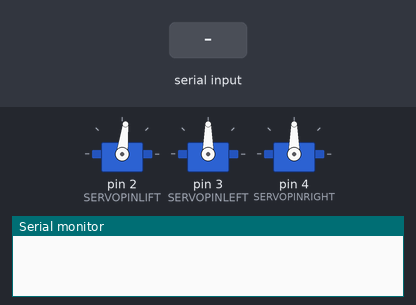
A sketch run on a simulated Arduino Uno, built with avr-gcc and run on an emulated ATmega328P. On the bench: 3 × servo, the last lines printed to the serial monitor. Inputs (shaded band) come from the test bench.

Above: at 2.2 s.
2.3 s: "0" received over Serial
At 4.4 s:
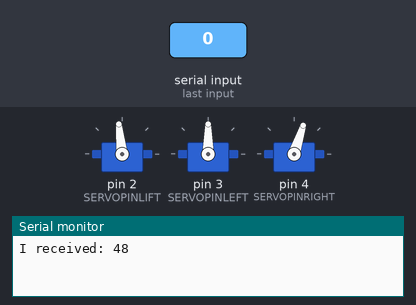
5.3 s: byte 54 (54) received over Serial
At 8.0 s:
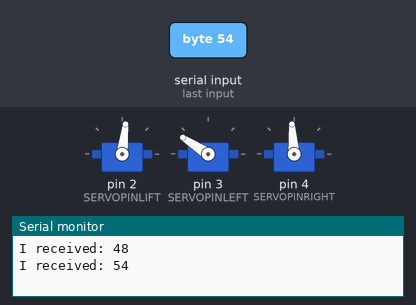
8.3 s: byte 55 (55) received over Serial
At 11.0 s:
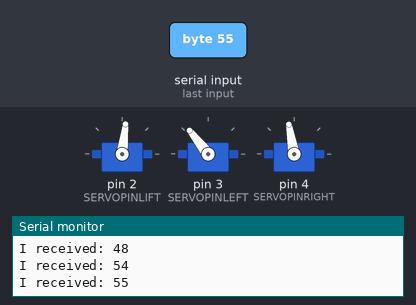
11.3 s: "1" received over Serial
At 13.0 s:
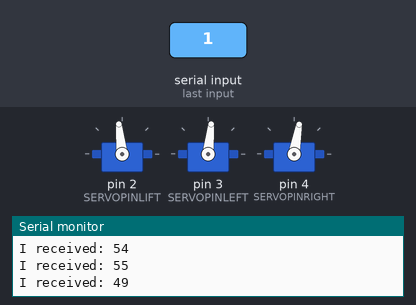
14.3 s: "2" received over Serial
At 17.0 s:
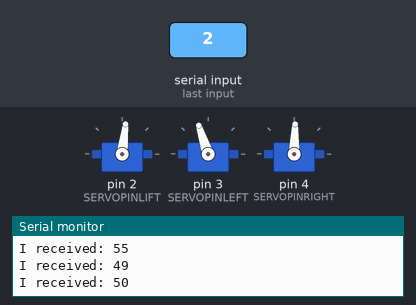
17.3 s: "3" received over Serial
At 18.8 s:
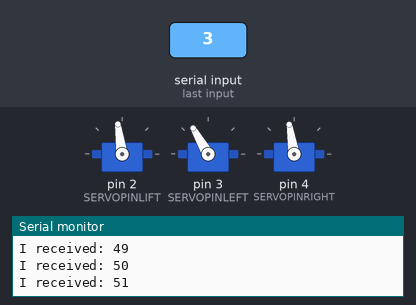
Timing chart, 0 to 20.5 s (numbered marks = the images above; inputs shaded):
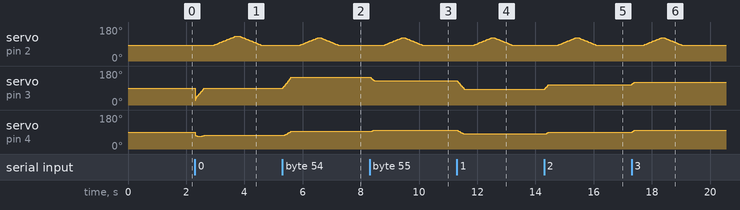

Measured:
- after the input at 2.3 s, servo on pin 2 (SERVOPINLIFT): rises from 83° to 132° in 0.74 s, then falls to 83° in 0.89 s
- after the input at 5.3 s, servo on pin 2 (SERVOPINLIFT): rises from 83° to 122° in 0.59 s, then falls to 83° in 0.73 s; servo on pin 3 (SERVOPINLEFT): moves from 90° to 147° over 0.28 s, starting at once; servo on pin 4 (SERVOPINRIGHT): moves from 72° to 94° over 0.25 s, starting at once
- after the input at 8.3 s, servo on pin 2 (SERVOPINLIFT): rises from 83° to 122° in 0.59 s, then falls to 83° in 0.73 s; servo on pin 3 (SERVOPINLEFT): 147° → 128° at once; servo on pin 4 (SERVOPINRIGHT): 94° → 100° after 0.06 s
- after the input at 11.3 s, servo on pin 2 (SERVOPINLIFT): rises from 83° to 122° in 0.59 s, then falls to 83° in 0.73 s; servo on pin 3 (SERVOPINLEFT): moves from 128° to 84° over 0.25 s, starting at once; servo on pin 4 (SERVOPINRIGHT): moves from 100° to 80° over 0.23 s, starting at once
- after the input at 14.3 s, servo on pin 2 (SERVOPINLIFT): rises from 83° to 122° in 0.59 s, then falls to 83° in 0.73 s; servo on pin 3 (SERVOPINLEFT): 84° → 108° at once; servo on pin 4 (SERVOPINRIGHT): 80° → 88° at once
- after the input at 17.3 s, servo on pin 2 (SERVOPINLIFT): rises from 83° to 122° in 0.59 s, then falls to 83° in 0.73 s; servo on pin 3 (SERVOPINLEFT): 108° → 120° at once; servo on pin 4 (SERVOPINRIGHT): 88° → 99° at once

The sketch:

walle.ino
```cpp
//淘宝『有名称的店铺』https://somebodys.taobao.com/
//更新日期 2019/07/13

//视频教程：小贱钟的安装程序 https://www.bilibili.com/video/BV1Et411J7vD/
//最新制作了web版编译器的使用教程视频，还有更多视频内容正在上传请关注我们的B站 https://space.bilibili.com/30602531

//https://create.arduino.cc/editor/wjd76/30f046de-337f-45ae-ba1e-f39a50179be3/preview
//最新增加了一个可以写字母的程序，高手可以研究。

//如果需要运行调试摆臂的程序，打开此代码，如果需要运行主程序，请注释掉下一行代码↓↓↓↓↓↓↓
//#define CALIBRATION
//不知道define如何使用的，请继续运行此程序。
//↓↓↓↓↓↓↓  调试成功后，将以下代码复制到主程序   ↓↓↓↓↓↓↓

//1.先调节0、180度的位置。调节到位后，再调节90度位置
//左右悬臂舵机的 0或180度位置,，数字增加，左侧舵机逆时针调整，右侧舵机顺时针调整
//【此数值可能需要调节】
#define SERVOLEFTNULL 2050  //数值减小，顺时针旋转，加大则逆时针旋转
//【此数值可能需要调节】
#define SERVORIGHTNULL 975  //数值减小，顺时针旋转，加大则逆时针旋转

//2.调节到位0、180，再调节下面参数
//左右悬臂舵机的90度位置,，数字增加，左侧舵机顺时针调整，右侧舵机逆时针调整
//【此数值可能需要调节】
#define SERVOFAKTORLEFT 650 //数值加大，顺时针旋转，减小则逆时针旋转
//【此数值可能需要调节】
#define SERVOFAKTORRIGHT 650  //数值减小，顺时针旋转，加大则逆时针旋转


//升举抬臂舵机的3个角度
//【此数值可能需要调节】
#define LIFT0 1900  //落笔写字 on drawing surface
#define LIFT1 1800  //写字时抬臂动作 between numbers
#define LIFT2 1400  //高抬笔架  going towards sweeper
//【此数值可能需要调节】

//
//↑↑↑↑↑↑↑↑↑↑↑↑调试成功后，将以上代码复制到主程序 ↑↑↑↑↑↑↑↑↑↑↑↑
//

//三只舵机的接口
#define SERVOPINLIFT  2 //抬臂舵机
#define SERVOPINLEFT  3 //左臂舵机
#define SERVOPINRIGHT 4 //右臂舵机

//速度  数字越小越慢，太快了容易抖 1000~2000
#define LIFTSPEED 1500

//悬臂的长度，根据图纸测量，无需改变
#define L1 35
#define L2 57.2
#define L3 14.2

//左右舵机轴心的位置，根据图纸测量，无需改变
#define O1X 22
#define O1Y -25
#define O2X 47
#define O2Y -25


#include <Servo.h>

int servoLift = LIFT2;

Servo servo1;  //
Servo servo2;  //
Servo servo3;  //

volatile double lastX = 75;
volatile double lastY = 47.5;

int last_min = 0;

int incomingByte = 0;

void setup()
{

  lift(2);
  servo1.attach(SERVOPINLIFT);  //初始化抬臂舵机  lifting servo
  servo2.attach(SERVOPINLEFT);  //初始化左臂舵机  left servo
  servo3.attach(SERVOPINRIGHT); //初始化右臂舵机  right servo
  delay(1000);
  Serial.begin(9600);

}

void loop()
{

    // send data only when you receive data:
  if (Serial.available() > 0) {
    // read the incoming byte:
    incomingByte = Serial.read();

    // say what you got:
    Serial.print("I received: ");
    Serial.println(incomingByte, DEC);
    if (incomingByte == 48) {
      press(50, 30, 0); // 0 login next
    } else if (incomingByte == 49) {
      press(49, 38, 1); // 1 forgot
    } else if (incomingByte == 50) {
      press(38, 30, 1); // 2 forgot next
    } else if (incomingByte == 51) {
      press(30, 30, 1); // 3 authflow next
    } else if (incomingByte == 52) {
      press(10, 30, 1); // 4 agree and continue
    } else if (incomingByte == 53) {
      press(11, 43, 0); // 5 passport
    } else if (incomingByte == 54) {
      press(32, 10, 1); // 6 permission
    } else if (incomingByte == 55) {
      press(28, 26, 1); // 7 manual
    }

  }

  // Serial.println("hello from arduino!");
  // delay(1000);
    // lift(2);//高抬笔架
	  // delay(1000);

    // //cal 1
    // press(2, 46, 0);
    // //cal 2
    // press(4, 34, 0);
    // //cal 3
    // press(6, 20, 1);

    // //cal 4
    // press(20, 50, 0);
    // //cal 5
    // press(20, 34, 0);
    // //cal 6
    // press(20, 20, 1);

    // //cal 7
    // press(34, 48, 0);
    // //cal 8
    // press(34, 32, 0);
    // //cal 9
    // press(34, 18, 1);

    // //cal c
    // press(48, 50, 0);

}

void press(float x, float y, float z) {
    drawTo(x, y);
	  delay(300);

    lift(z);//高抬笔架
	  delay(100);

    lift(2);//高抬笔架
	  delay(300);
}

////下面内容请参考主程序注释说明


// Writing numeral with bx by being the bottom left originpoint. Scale 1 equals a 20 mm high font.
// The structure follows this principle: move to first startpoint of the numeral, lift down, draw numeral, lift up
void number(float bx, float by, int num, float scale) {

  switch (num) {

  case 0:
    drawTo(bx + 12 * scale, by + 6 * scale);
    lift(0);
    bogenGZS(bx + 7 * scale, by + 10 * scale, 10 * scale, -0.8, 6.7, 0.5);
    lift(1);
    break;
  case 1:

    drawTo(bx + 3 * scale, by + 15 * scale);
    lift(0);
    drawTo(bx + 10 * scale, by + 20 * scale);
    drawTo(bx + 10 * scale, by + 0 * scale);
    lift(1);
    break;
  case 2:
    drawTo(bx + 2 * scale, by + 12 * scale);
    lift(0);
    bogenUZS(bx + 8 * scale, by + 14 * scale, 6 * scale, 3, -0.8, 1);
    drawTo(bx + 1 * scale, by + 0 * scale);
    drawTo(bx + 12 * scale, by + 0 * scale);
    lift(1);
    break;
  case 3:
    drawTo(bx + 2 * scale, by + 17 * scale);
    lift(0);
    bogenUZS(bx + 5 * scale, by + 15 * scale, 5 * scale, 3, -2, 1);
    bogenUZS(bx + 5 * scale, by + 5 * scale, 5 * scale, 1.57, -3, 1);
    lift(1);
    break;
  case 4:
    drawTo(bx + 10 * scale, by + 0 * scale);
    lift(0);
    drawTo(bx + 10 * scale, by + 20 * scale);
    drawTo(bx + 2 * scale, by + 6 * scale);
    drawTo(bx + 12 * scale, by + 6 * scale);
    lift(1);
    break;
  case 5:
    drawTo(bx + 2 * scale, by + 5 * scale);
    lift(0);
    bogenGZS(bx + 5 * scale, by + 6 * scale, 6 * scale, -2.5, 2, 1);
    drawTo(bx + 5 * scale, by + 20 * scale);
    drawTo(bx + 12 * scale, by + 20 * scale);
    lift(1);
    break;
  case 6:
    drawTo(bx + 2 * scale, by + 10 * scale);
    lift(0);
    bogenUZS(bx + 7 * scale, by + 6 * scale, 6 * scale, 2, -4.4, 1);
    drawTo(bx + 11 * scale, by + 20 * scale);
    lift(1);
    break;
  case 7:
    drawTo(bx + 2 * scale, by + 20 * scale);
    lift(0);
    drawTo(bx + 12 * scale, by + 20 * scale);
    drawTo(bx + 2 * scale, by + 0);
    lift(1);
    break;
  case 8:
    drawTo(bx + 5 * scale, by + 10 * scale);
    lift(0);
    bogenUZS(bx + 5 * scale, by + 15 * scale, 5 * scale, 4.7, -1.6, 1);
    bogenGZS(bx + 5 * scale, by + 5 * scale, 5 * scale, -4.7, 2, 1);
    lift(1);
    break;

  case 9:
    drawTo(bx + 9 * scale, by + 11 * scale);
    lift(0);
    bogenUZS(bx + 7 * scale, by + 15 * scale, 5 * scale, 4, -0.5, 1);
    drawTo(bx + 5 * scale, by + 0);
    lift(1);
    break;

  case 111:

    lift(0);
    drawTo(70, 46);
    drawTo(65, 43);

    drawTo(65, 49);
    drawTo(5, 49);
    drawTo(5, 45);
    drawTo(65, 45);
    drawTo(65, 40);

    drawTo(5, 40);
    drawTo(5, 35);
    drawTo(65, 35);
    drawTo(65, 30);

    drawTo(5, 30);
    drawTo(5, 25);
    drawTo(65, 25);
    drawTo(65, 20);

    drawTo(5, 20);
    drawTo(60, 44);

    drawTo(75.2, 47);
    lift(2);

    break;

  case 11:
    drawTo(bx + 5 * scale, by + 15 * scale);
    lift(0);
    bogenGZS(bx + 5 * scale, by + 15 * scale, 0.1 * scale, 1, -1, 1);
    lift(1);
    drawTo(bx + 5 * scale, by + 5 * scale);
    lift(0);
    bogenGZS(bx + 5 * scale, by + 5 * scale, 0.1 * scale, 1, -1, 1);
    lift(1);
    break;

  }
}


void lift(char lift) {
  switch (lift) {
    // room to optimize  !

  case 0: //850

      if (servoLift >= LIFT0) {
      while (servoLift >= LIFT0)
      {
        servoLift--;
        servo1.writeMicroseconds(servoLift);
        delayMicroseconds(LIFTSPEED);
      }
    }
    else {
      while (servoLift <= LIFT0) {
        servoLift++;
        servo1.writeMicroseconds(servoLift);
        delayMicroseconds(LIFTSPEED);

      }

    }

    break;

  case 1: //150

    if (servoLift >= LIFT1) {
      while (servoLift >= LIFT1) {
        servoLift--;
        servo1.writeMicroseconds(servoLift);
        delayMicroseconds(LIFTSPEED);

      }
    }
    else {
      while (servoLift <= LIFT1) {
        servoLift++;
        servo1.writeMicroseconds(servoLift);
        delayMicroseconds(LIFTSPEED);
      }

    }

    break;

  case 2:

    if (servoLift >= LIFT2) {
      while (servoLift >= LIFT2) {
        servoLift--;
        servo1.writeMicroseconds(servoLift);
        delayMicroseconds(LIFTSPEED);
      }
    }
    else {
      while (servoLift <= LIFT2) {
        servoLift++;
        servo1.writeMicroseconds(servoLift);
        delayMicroseconds(LIFTSPEED);
      }
    }
    break;
  }
}


void bogenUZS(float bx, float by, float radius, int start, int ende, float sqee) {
  float inkr = -0.05;
  float count = 0;

  do {
    drawTo(sqee * radius * cos(start + count) + bx,
    radius * sin(start + count) + by);
    count += inkr;
  }
  while ((start + count) > ende);

}

void bogenGZS(float bx, float by, float radius, int start, int ende, float sqee) {
  float inkr = 0.05;
  float count = 0;

  do {
    drawTo(sqee * radius * cos(start + count) + bx,
    radius * sin(start + count) + by);
    count += inkr;
  }
  while ((start + count) <= ende);
}


void drawTo(double pX, double pY) {
  double dx, dy, c;
  int i;

  // dx dy of new point
  dx = pX - lastX;
  dy = pY - lastY;
  //path lenght in mm, times 4 equals 4 steps per mm
  c = floor(4 * sqrt(dx * dx + dy * dy));

  if (c < 1) c = 1;

  for (i = 0; i <= c; i++) {
    // draw line point by point
    set_XY(lastX + (i * dx / c), lastY + (i * dy / c));

  }

  lastX = pX;
  lastY = pY;
}

double return_angle(double a, double b, double c) {
  // cosine rule for angle between c and a
  return acos((a * a + c * c - b * b) / (2 * a * c));
}

void set_XY(double Tx, double Ty)
{
  delay(1);
  double dx, dy, c, a1, a2, Hx, Hy;

  // calculate triangle between pen, servoLeft and arm joint
  // cartesian dx/dy
  dx = Tx - O1X;
  dy = Ty - O1Y;

  // polar lemgth (c) and angle (a1)
  c = sqrt(dx * dx + dy * dy); //
  a1 = atan2(dy, dx); //
  a2 = return_angle(L1, L2, c);

    servo2.writeMicroseconds(floor(((a2 + a1 - M_PI) * SERVOFAKTORLEFT) + SERVOLEFTNULL));

  // calculate joinr arm point for triangle of the right servo arm
  a2 = return_angle(L2, L1, c);
  Hx = Tx + L3 * cos((a1 - a2 + 0.621) + M_PI); //36,5掳
  Hy = Ty + L3 * sin((a1 - a2 + 0.621) + M_PI);

  // calculate triangle between pen joint, servoRight and arm joint
  dx = Hx - O2X;
  dy = Hy - O2Y;

  c = sqrt(dx * dx + dy * dy);
  a1 = atan2(dy, dx);
  a2 = return_angle(L1, (L2 - L3), c);

   servo3.writeMicroseconds(floor(((a1 - a2) * SERVOFAKTORRIGHT) + SERVORIGHTNULL));

}
```
